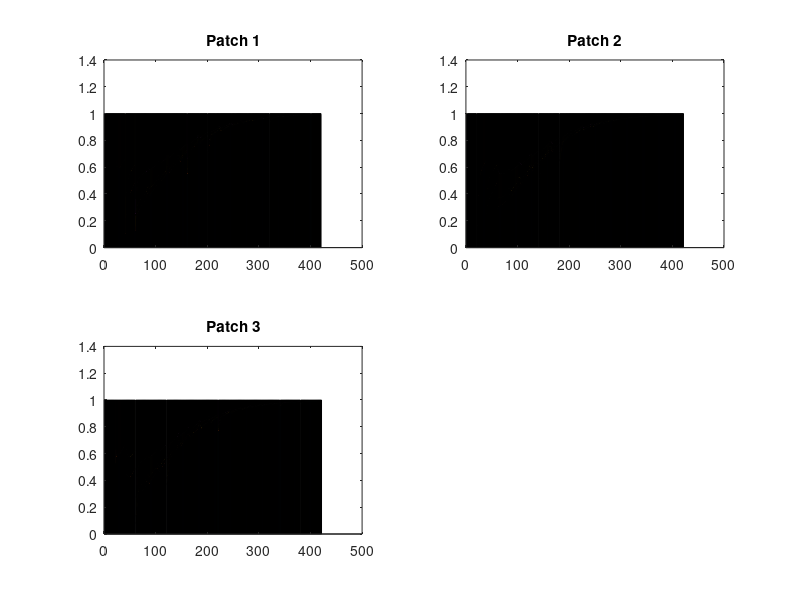

Here is the MATLAB script that generated this plot: (Note: this script raises an error after producing the figure.)
%4-Cup Dispersal w/ LPA Model
%adding direct cost to dispersal

bakari = 1000;
b = 20;
mu_a = 0.0842;
mu_l = 0.6053;
c_ea = 0.0179;
c_el = 0.0003;
c_pa = 0.0;
gammaR = 0.3; % chance of adult leaving any patch
gammaA = rand; % chance of mutant adult leaving any patch
gammaB = rand; % chance of mutant adult leaving any patch
gammaC = rand; % chance of mutant adult leaving any patch

Eps = 0.1; % chance of adult dying from dispersal
k = 4;

index = 1;

MaxT = 20;

DF1i = zeros(MaxT,12);
DF1i(1,1) = 67;
DF1i(1,5) = 26;
DF1i(1,9) = 236;

DF2i = zeros(MaxT,12);
DF2i(1,1) = 67;
DF2i(1,5) = 26;
DF2i(1,9) = 236;

DF3i = zeros(MaxT,12);
DF3i(1,1) = 67;
DF3i(1,5) = 26;
DF3i(1,9) = 236;

DF4i = zeros(MaxT,12);
DF4i(1,1) = 67;
DF4i(1,5) = 26;
DF4i(1,9) = 236;

for i = 0:MaxT
    done = 'a';
    % disp([num2str(i/MaxT),'%'])
    for j = i*20+1:20*(i+1)
        %PATCH 1
        DF1i(j+1,1)= b*DF1i(j,9)*exp(-c_ea*(sum(DF1i(j,2*k+1:3*k))-c_el*(sum(DF1i(j,1:1*k)))));
        DF1i(j+1,2)= b*DF1i(j,10)*exp(-c_ea*(sum(DF1i(j,2*k+1:3*k))-c_el*(sum(DF1i(j,1:1*k)))));
        DF1i(j+1,3)= b*DF1i(j,11)*exp(-c_ea*(sum(DF1i(j,2*k+1:3*k))-c_el*(sum(DF1i(j,1:1*k)))));
        DF1i(j+1,4)= b*DF1i(j,12)*exp(-c_ea*(sum(DF1i(j,2*k+1:3*k))-c_el*(sum(DF1i(j,1:1*k)))));

        DF1i(j+1,5)= (1-mu_l)*(DF1i(j,1));
        DF1i(j+1,6)= (1-mu_l)*(DF1i(j,2));
        DF1i(j+1,7)= (1-mu_l)*(DF1i(j,3));
        DF1i(j+1,8)= (1-mu_l)*(DF1i(j,4));

        DF1i(j+1,9) = DF1i(j,5)*exp(-c_pa*(sum(DF1i(j,2*k+1:3*k))))+((1-mu_a)*(1-gammaR))*DF1i(j,9)+1/2*(DF2i(j,2*k+1)+DF3i(j,2*k+1))*gammaR*(1-mu_a)*(1-Eps);
        DF1i(j+1,10) = DF1i(j,6)*exp(-c_pa*(sum(DF1i(j,2*k+1:3*k))))+((1-mu_a)*(1-gammaA))*DF1i(j,10)+1/2*(DF2i(j,2*k+2)+DF3i(j,2*k+2))*gammaA*(1-mu_a)*(1-Eps);
        DF1i(j+1,11) = DF1i(j,7)*exp(-c_pa*(sum(DF1i(j,2*k+1:3*k))))+((1-mu_a)*(1-gammaB))*DF1i(j,11)+1/2*(DF2i(j,2*k+3)+DF3i(j,2*k+3))*gammaB*(1-mu_a)*(1-Eps);
        DF1i(j+1,12) = DF1i(j,8)*exp(-c_pa*(sum(DF1i(j,2*k+1:3*k))))+((1-mu_a)*(1-gammaC))*DF1i(j,12)+1/2*(DF2i(j,2*k+4)+DF3i(j,2*k+4))*gammaC*(1-mu_a)*(1-Eps);

        %PATCH 2
        DF2i(j+1,1)= b*DF2i(j,9)*exp(-c_ea*(sum(DF2i(j,2*k+1:3*k))-c_el*(sum(DF2i(j,1:1*k)))));
        DF2i(j+1,2)= b*DF2i(j,10)*exp(-c_ea*(sum(DF2i(j,2*k+1:3*k))-c_el*(sum(DF2i(j,1:1*k)))));
        DF2i(j+1,3)= b*DF2i(j,11)*exp(-c_ea*(sum(DF2i(j,2*k+1:3*k))-c_el*(sum(DF2i(j,1:1*k)))));
        DF2i(j+1,4)= b*DF2i(j,12)*exp(-c_ea*(sum(DF2i(j,2*k+1:3*k))-c_el*(sum(DF2i(j,1:1*k)))));

        DF2i(j+1,5)= (1-mu_l)*(DF2i(j,1));
        DF2i(j+1,6)= (1-mu_l)*(DF2i(j,2));
        DF2i(j+1,7)= (1-mu_l)*(DF2i(j,3));
        DF2i(j+1,8)= (1-mu_l)*(DF2i(j,4));

        DF2i(j+1,9) = DF2i(j,5)*exp(-c_pa*(sum(DF2i(j,2*k+1:3*k))))+((1-mu_a)*(1-gammaR))*DF2i(j,9)+1/2*(DF4i(j,2*k+1)+DF1i(j,2*k+1))*gammaR*(1-mu_a)*(1-Eps);
        DF2i(j+1,10) = DF2i(j,6)*exp(-c_pa*(sum(DF2i(j,2*k+1:3*k))))+((1-mu_a)*(1-gammaA))*DF2i(j,10)+1/2*(DF4i(j,2*k+2)+DF1i(j,2*k+2))*gammaA*(1-mu_a)*(1-Eps);
        DF2i(j+1,11) = DF2i(j,7)*exp(-c_pa*(sum(DF2i(j,2*k+1:3*k))))+((1-mu_a)*(1-gammaB))*DF2i(j,11)+1/2*(DF4i(j,2*k+3)+DF1i(j,2*k+3))*gammaB*(1-mu_a)*(1-Eps);
        DF2i(j+1,12) = DF2i(j,8)*exp(-c_pa*(sum(DF2i(j,2*k+1:3*k))))+((1-mu_a)*(1-gammaC))*DF2i(j,12)+1/2*(DF4i(j,2*k+4)+DF1i(j,2*k+4))*gammaC*(1-mu_a)*(1-Eps);

        %PATCH 3
        DF3i(j+1,1)= b*DF3i(j,9)*exp(-c_ea*(sum(DF3i(j,2*k+1:3*k))-c_el*(sum(DF3i(j,1:1*k)))));
        DF3i(j+1,2)= b*DF3i(j,10)*exp(-c_ea*(sum(DF3i(j,2*k+1:3*k))-c_el*(sum(DF3i(j,1:1*k)))));
        DF3i(j+1,3)= b*DF3i(j,11)*exp(-c_ea*(sum(DF3i(j,2*k+1:3*k))-c_el*(sum(DF3i(j,1:1*k)))));
        DF3i(j+1,4)= b*DF3i(j,12)*exp(-c_ea*(sum(DF3i(j,2*k+1:3*k))-c_el*(sum(DF3i(j,1:1*k)))));

        DF3i(j+1,5)= (1-mu_l)*(DF3i(j,1));
        DF3i(j+1,6)= (1-mu_l)*(DF3i(j,2));
        DF3i(j+1,7)= (1-mu_l)*(DF3i(j,3));
        DF3i(j+1,8)= (1-mu_l)*(DF3i(j,4));

        DF3i(j+1,9) = DF3i(j,5)*exp(-c_pa*(sum(DF3i(j,2*k+1:3*k))))+((1-mu_a)*(1-gammaR))*DF3i(j,9)+1/2*(DF4i(j,2*k+1)+DF1i(j,2*k+1))*gammaR*(1-mu_a)*(1-Eps);
        DF3i(j+1,10) = DF3i(j,6)*exp(-c_pa*(sum(DF3i(j,2*k+1:3*k))))+((1-mu_a)*(1-gammaA))*DF3i(j,10)+1/2*(DF4i(j,2*k+2)+DF1i(j,2*k+2))*gammaA*(1-mu_a)*(1-Eps);
        DF3i(j+1,11) = DF3i(j,7)*exp(-c_pa*(sum(DF3i(j,2*k+1:3*k))))+((1-mu_a)*(1-gammaB))*DF3i(j,11)+1/2*(DF4i(j,2*k+3)+DF1i(j,2*k+3))*gammaB*(1-mu_a)*(1-Eps);
        DF3i(j+1,12) = DF3i(j,8)*exp(-c_pa*(sum(DF3i(j,2*k+1:3*k))))+((1-mu_a)*(1-gammaC))*DF3i(j,12)+1/2*(DF4i(j,2*k+4)+DF1i(j,2*k+4))*gammaC*(1-mu_a)*(1-Eps);

        %PATCH 4
        DF4i(j+1,1)= b*DF4i(j,9)*exp(-c_ea*(sum(DF4i(j,2*k+1:3*k))-c_el*(sum(DF4i(j,1:1*k)))));
        DF4i(j+1,2)= b*DF4i(j,10)*exp(-c_ea*(sum(DF4i(j,2*k+1:3*k))-c_el*(sum(DF4i(j,1:1*k)))));
        DF4i(j+1,3)= b*DF4i(j,11)*exp(-c_ea*(sum(DF4i(j,2*k+1:3*k))-c_el*(sum(DF4i(j,1:1*k)))));
        DF4i(j+1,4)= b*DF4i(j,12)*exp(-c_ea*(sum(DF4i(j,2*k+1:3*k))-c_el*(sum(DF4i(j,1:1*k)))));

        DF4i(j+1,5)= (1-mu_l)*(DF4i(j,1));
        DF4i(j+1,6)= (1-mu_l)*(DF4i(j,2));
        DF4i(j+1,7)= (1-mu_l)*(DF4i(j,3));
        DF4i(j+1,8)= (1-mu_l)*(DF4i(j,4));

        DF4i(j+1,9) = DF4i(j,5)*exp(-c_pa*(sum(DF4i(j,2*k+1:3*k))))+((1-mu_a)*(1-gammaR))*DF4i(j,9)+1/2*(DF2i(j,2*k+1)+DF3i(j,2*k+1))*gammaR*(1-mu_a)*(1-Eps);
        DF4i(j+1,10) = DF4i(j,6)*exp(-c_pa*(sum(DF4i(j,2*k+1:3*k))))+((1-mu_a)*(1-gammaA))*DF4i(j,10)+1/2*(DF2i(j,2*k+2)+DF3i(j,2*k+2))*gammaA*(1-mu_a)*(1-Eps);
        DF4i(j+1,11) = DF4i(j,7)*exp(-c_pa*(sum(DF4i(j,2*k+1:3*k))))+((1-mu_a)*(1-gammaB))*DF4i(j,11)+1/2*(DF2i(j,2*k+3)+DF3i(j,2*k+3))*gammaB*(1-mu_a)*(1-Eps);
        DF4i(j+1,12) = DF4i(j,8)*exp(-c_pa*(sum(DF4i(j,2*k+1:3*k))))+((1-mu_a)*(1-gammaC))*DF4i(j,12)+1/2*(DF2i(j,2*k+4)+DF3i(j,2*k+4))*gammaC*(1-mu_a)*(1-Eps);
    end
    randPatchExtinct = randi(4);
    if randPatchExtinct == 1;
        DF1i(20*(i+1)+1,:) = 0;
    elseif randPatchExtinct == 2;
        DF2i(20*(i+1)+1,:) = 0;
    elseif randPatchExtinct == 3;
        DF3i(20*(i+1)+1,:) = 0;
    elseif randPatchExtinct == 4;
        DF4i(20*(i+1)+1,:) = 0;
    end
    
    while done == 'a';
        randPatch = randi(4);
        while randPatchExtinct == randPatch;
            randPatch = randi(4);
        end
            
        if randPatch == 1 && index < 4;
            if index == 1;
                DF1i(20*(i+1)+1,10) = DF1i(20*(i+1),10)+bakari;
                index = index+1;
                done = 'b';
            elseif index == 2;
                DF1i(20*(i+1)+1,11) = DF1i(20*(i+1),11)+bakari;
                index = index+1;
                done = 'b';
            elseif index == 3;
                DF1i(20*(i+1)+1,12) = DF1i(20*(i+1),12)+bakari;
                index = index+1;
                done = 'b';
            end
            
        elseif randPatch == 2 && index < 4;
            if index == 1;
                DF2i(20*(i+1)+1,10) = DF2i(20*(i+1),10)+bakari;
                index = index+1;
                done = 'b';
            elseif index == 2;
                DF2i(20*(i+1)+1,11) = DF2i(20*(i+1),11)+bakari;
                index = index+1;
                done = 'b';
            elseif index == 3;
                DF2i(20*(i+1)+1,12) = DF2i(20*(i+1),12)+bakari;
                index = index+1;
                done = 'b';
            end
            
        elseif randPatch == 3 && index < 4;
            if index == 1;
                DF3i(20*(i+1)+1,10) = DF3i(20*(i+1),10)+bakari;
                index = index+1;
                done = 'b';
            elseif index == 2;
                DF3i(20*(i+1)+1,11) = DF3i(20*(i+1),11)+bakari;
                index = index+1;
                done = 'b';
            elseif index == 3;
                DF3i(20*(i+1)+1,12) = DF3i(20*(i+1),12)+bakari;
                index = index+1;
                done = 'b';
            end
            
        elseif randPatch == 4 && index < 4;
            if index == 1;
                DF4i(20*(i+1)+1,10) = DF4i(20*(i+1),10)+bakari;
                index = index+1;
                done = 'b';
            elseif index == 2;
                DF4i(20*(i+1)+1,11) = DF4i(20*(i+1),11)+bakari;
                index = index+1;
                done = 'b';
            elseif index == 3;
                DF4i(20*(i+1)+1,12) = DF4i(20*(i+1),12)+bakari;
                index = index+1;
                done = 'b';
            end
        else
            done = 'b';
        end
    end
    
end


%Proportion%%%%%%%%%%%%%%%%%%%%%%%%%%%%%%%%%%%%%%%%%%%%%%%%%%%%%%%%%%%%%%%
x = linspace(1,421,421);
LPAr1sum = DF1i(:,1) + DF1i(:,5) + DF1i(:,9);
LPAm1asum = DF1i(:,2) + DF1i(:,6) + DF1i(:,10);
LPAm1bsum = DF1i(:,3) + DF1i(:,7) + DF1i(:,11);
LPAm1csum = DF1i(:,4) + DF1i(:,8) + DF1i(:,12);
subplot(2,2,1);
LPAr1prop = LPAr1sum./(LPAr1sum+LPAm1asum+LPAm1bsum+LPAm1csum);
LPAm1aprop = LPAm1asum./(LPAr1sum+LPAm1asum+LPAm1bsum+LPAm1csum);
LPAm1bprop = LPAm1bsum./(LPAr1sum+LPAm1asum+LPAm1bsum+LPAm1csum);
LPAm1cprop = LPAm1csum./(LPAr1sum+LPAm1asum+LPAm1bsum+LPAm1csum);
bars1 = [LPAr1prop LPAm1aprop LPAm1bprop LPAm1cprop];
b1 = bar(x,bars1, 'stacked')
title('Patch 1')

LPAr2sum = DF2i(:,1) + DF2i(:,5) + DF2i(:,9);
LPAm2asum = DF2i(:,2) + DF2i(:,6) + DF2i(:,10);
LPAm2bsum = DF2i(:,3) + DF2i(:,7) + DF2i(:,11);
LPAm2csum = DF2i(:,4) + DF2i(:,8) + DF2i(:,12);
subplot(2,2,2);
LPAr2prop = LPAr2sum./(LPAr2sum+LPAm2asum+LPAm2bsum+LPAm2csum);
LPAm2aprop = LPAm2asum./(LPAr2sum+LPAm2asum+LPAm2bsum+LPAm2csum);
LPAm2bprop = LPAm2bsum./(LPAr2sum+LPAm2asum+LPAm2bsum+LPAm2csum);
LPAm2cprop = LPAm2csum./(LPAr2sum+LPAm2asum+LPAm2bsum+LPAm2csum);
bars2 = [LPAr2prop LPAm2aprop LPAm2bprop LPAm2cprop];
b2 = bar(x,bars2, 'stacked')
title('Patch 2')

LPAr3sum = DF3i(:,1) + DF3i(:,5) + DF3i(:,9);
LPAm3asum = DF3i(:,2) + DF3i(:,6) + DF3i(:,10);
LPAm3bsum = DF3i(:,3) + DF3i(:,7) + DF3i(:,11);
LPAm3csum = DF3i(:,4) + DF3i(:,8) + DF3i(:,12);
ax3 = subplot(2,2,3);
LPAr3prop = LPAr3sum./(LPAr3sum+LPAm3asum+LPAm3bsum+LPAm3csum);
LPAm3aprop = LPAm3asum./(LPAr3sum+LPAm3asum+LPAm3bsum+LPAm3csum);
LPAm3bprop = LPAm3bsum./(LPAr3sum+LPAm3asum+LPAm3bsum+LPAm3csum);
LPAm3cprop = LPAm3csum./(LPAr3sum+LPAm3asum+LPAm3bsum+LPAm3csum);
bars3 = [LPAr3prop LPAm3aprop LPAm3bprop LPAm3cprop];
b3 = bar(x,bars3, 'stacked')
title('Patch 3')
ax3.XLabel.String = 'Time(Bi-weekly)';
ax3.YLabel.String = 'Proportion';

LPAr4sum = DF4i(:,1) + DF4i(:,5) + DF4i(:,9);
LPAm4asum = DF4i(:,2) + DF4i(:,6) + DF4i(:,10);
LPAm4bsum = DF4i(:,3) + DF4i(:,7) + DF4i(:,11);
LPAm4csum = DF4i(:,4) + DF4i(:,8) + DF4i(:,12);
subplot(2,2,4);
LPAr4prop = LPAr4sum./(LPAr4sum+LPAm4asum+LPAm4bsum+LPAm4csum);
LPAm4aprop = LPAm4asum./(LPAr4sum+LPAm4asum+LPAm4bsum+LPAm4csum);
LPAm4bprop = LPAm4bsum./(LPAr4sum+LPAm4asum+LPAm4bsum+LPAm4csum);
LPAm4cprop = LPAm4csum./(LPAr4sum+LPAm4asum+LPAm4bsum+LPAm4csum);
bars4 = [LPAr4prop LPAm4aprop LPAm4bprop LPAm4cprop];
b4 = bar(x,bars4, 'stacked')
title('Patch 4')

lgnd = legend(strcat('GammaR = ',num2str(gammaR)),strcat('GammaA = ',num2str(gammaA)),...
    strcat('GammaB = ',num2str(gammaB)),strcat('GammaC = ',num2str(gammaC)),'NumColumns',4)
lgnd.Position(1) = 0.009;
lgnd.Position(2) = 0.49;